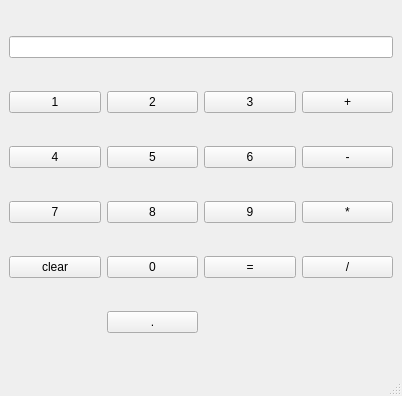
<?xml version="1.0" encoding="UTF-8"?>
<ui version="4.0">
 <class>MainWindow</class>
 <widget class="QMainWindow" name="MainWindow">
  <property name="geometry">
   <rect>
    <x>0</x>
    <y>0</y>
    <width>402</width>
    <height>396</height>
   </rect>
  </property>
  <property name="windowTitle">
   <string>MainWindow</string>
  </property>
  <widget class="QWidget" name="centralwidget">
   <layout class="QGridLayout" name="gridLayout">
    <item row="4" column="1">
     <widget class="QPushButton" name="pushButton_7">
      <property name="text">
       <string>8</string>
      </property>
     </widget>
    </item>
    <item row="2" column="3">
     <widget class="QPushButton" name="pushButton_11">
      <property name="text">
       <string>-</string>
      </property>
     </widget>
    </item>
    <item row="2" column="0">
     <widget class="QPushButton" name="pushButton_5">
      <property name="text">
       <string>4</string>
      </property>
     </widget>
    </item>
    <item row="5" column="2">
     <widget class="QPushButton" name="pushButton_15">
      <property name="text">
       <string>=</string>
      </property>
     </widget>
    </item>
    <item row="0" column="0" colspan="4">
     <widget class="QLineEdit" name="lineEdit"/>
    </item>
    <item row="1" column="1">
     <widget class="QPushButton" name="pushButton_2">
      <property name="text">
       <string>2</string>
      </property>
     </widget>
    </item>
    <item row="4" column="2">
     <widget class="QPushButton" name="pushButton_9">
      <property name="text">
       <string>9</string>
      </property>
     </widget>
    </item>
    <item row="1" column="3">
     <widget class="QPushButton" name="pushButton_10">
      <property name="text">
       <string>+</string>
      </property>
     </widget>
    </item>
    <item row="1" column="0">
     <widget class="QPushButton" name="pushButton">
      <property name="text">
       <string>1</string>
      </property>
     </widget>
    </item>
    <item row="2" column="2">
     <widget class="QPushButton" name="pushButton_6">
      <property name="text">
       <string>6</string>
      </property>
     </widget>
    </item>
    <item row="2" column="1">
     <widget class="QPushButton" name="pushButton_4">
      <property name="text">
       <string>5</string>
      </property>
     </widget>
    </item>
    <item row="5" column="3">
     <widget class="QPushButton" name="pushButton_14">
      <property name="text">
       <string>/</string>
      </property>
     </widget>
    </item>
    <item row="4" column="0">
     <widget class="QPushButton" name="pushButton_8">
      <property name="text">
       <string>7</string>
      </property>
     </widget>
    </item>
    <item row="5" column="1">
     <widget class="QPushButton" name="pushButton_13">
      <property name="text">
       <string>0</string>
      </property>
     </widget>
    </item>
    <item row="4" column="3">
     <widget class="QPushButton" name="pushButton_12">
      <property name="text">
       <string>*</string>
      </property>
     </widget>
    </item>
    <item row="5" column="0">
     <widget class="QPushButton" name="pushButton_16">
      <property name="text">
       <string>clear</string>
      </property>
     </widget>
    </item>
    <item row="1" column="2">
     <widget class="QPushButton" name="pushButton_3">
      <property name="text">
       <string>3</string>
      </property>
     </widget>
    </item>
    <item row="6" column="1">
     <widget class="QPushButton" name="pushButton_17">
      <property name="text">
       <string>.</string>
      </property>
     </widget>
    </item>
   </layout>
  </widget>
  <widget class="QMenuBar" name="menubar">
   <property name="geometry">
    <rect>
     <x>0</x>
     <y>0</y>
     <width>402</width>
     <height>23</height>
    </rect>
   </property>
  </widget>
  <widget class="QStatusBar" name="statusbar"/>
 </widget>
 <resources/>
 <connections/>
</ui>
